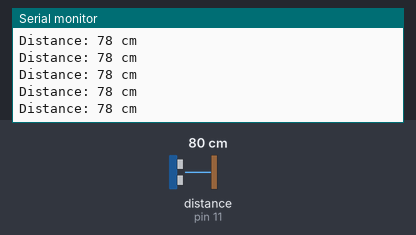
The sketch below on a simulated Arduino Uno, built with avr-gcc and run on an emulated ATmega328P. On the bench: the last lines printed to the serial monitor. Wiring (inferred from the names in the program): ultrasonic range finder: trigger pin 10; echo pin 11. The inputs (shaded band) are chosen by the test bench; at power-on: distance to the obstacle (sensor on pin 11) 80 cm. The echo pulse lasts 58.3 µs per cm.

Above: at 1.2 s.
1.3 s: distance to the obstacle (sensor on pin 11) set to 2 cm
At 2.1 s:
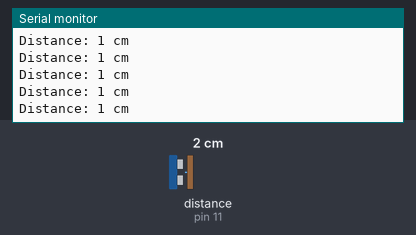
4.3 s: distance to the obstacle (sensor on pin 11) set to 120 cm
At 5.0 s:
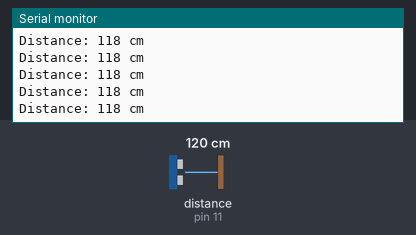
7.3 s: distance to the obstacle (sensor on pin 11) set to 4 cm
At 8.1 s:
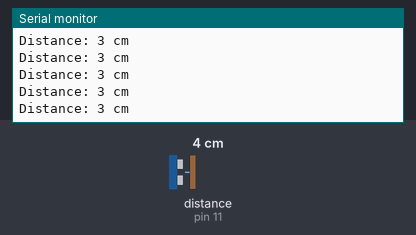
10.3 s: distance to the obstacle (sensor on pin 11) set to 18 cm
At 10.9 s:
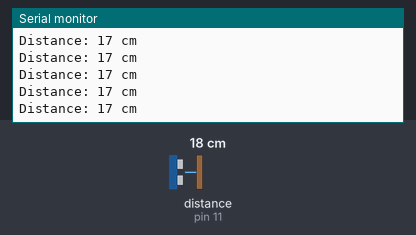
19.3 s: distance to the obstacle (sensor on pin 11) set to 9 cm
At 19.8 s:
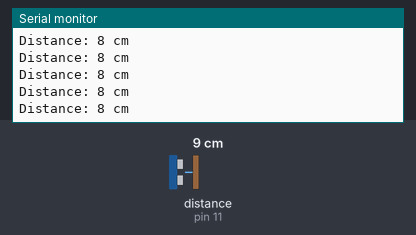
Timing chart, 0 to 22.3 s (numbered marks = the images above; inputs shaded):
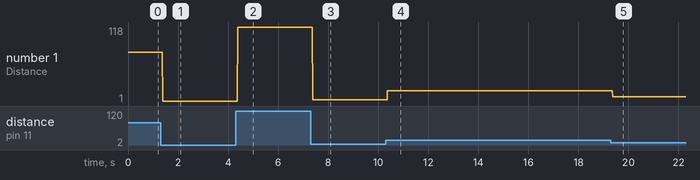

Measured:
- after the input at 1.3 s, the serial monitor: prints a new line after 0.08 s (image 1)
- after the input at 4.3 s, the serial monitor: prints a new line after 0.08 s (image 2)
- after the input at 7.3 s, the serial monitor: prints a new line after 0.07 s (image 3)
- after the input at 10.3 s, the serial monitor: prints a new line after 0.07 s (image 4)
- after the input at 19.3 s, the serial monitor: prints a new line after 0.07 s (image 5)
- plotted number 1: 78 → 1 after the input at 1.3 s, 1 → 118 after the input at 4.3 s, 118 → 3 after the input at 7.3 s, 3 → 17 after the input at 10.3 s, 17 → 8 after the input at 19.3 s

The sketch:

ultrasonic-sensor.ino
```cpp
/*Program arduino dengan ultrasonic distance sensor */


//inisialisasi
int trigPin = 10;
int echoPin = 11;
long duration;
int jarakCm;

void setup(){
pinMode(trigPin, OUTPUT);     //trigPin sebagai output
pinMode(echoPin, INPUT);    //echoPin sebagai input
Serial.begin(9600);
}

void loop() {
  digitalWrite(trigPin, LOW);     //trigPin diberi sinyal LOW (di-OFF kan)
  delayMicroseconds(2);       //selama 2 microseconds
  digitalWrite(trigPin, HIGH);    //trigPin diberi sinyal HIGH
  delayMicroseconds(10);      //selama 10 microseconds
  digitalWrite(trigPin, LOW);     //trigPin diberi sinyal LOW (di-OFF kan)
  duration = pulseIn(echoPin, HIGH); //variable echoPin menunggu sinyal pantul HIGH
  jarakCm = (duration/2) * 0.034;   //rumus jarak dalam cm
  Serial.print("Distance: ");
  Serial.print(jarakCm);
  Serial.println(" cm");
}
```
